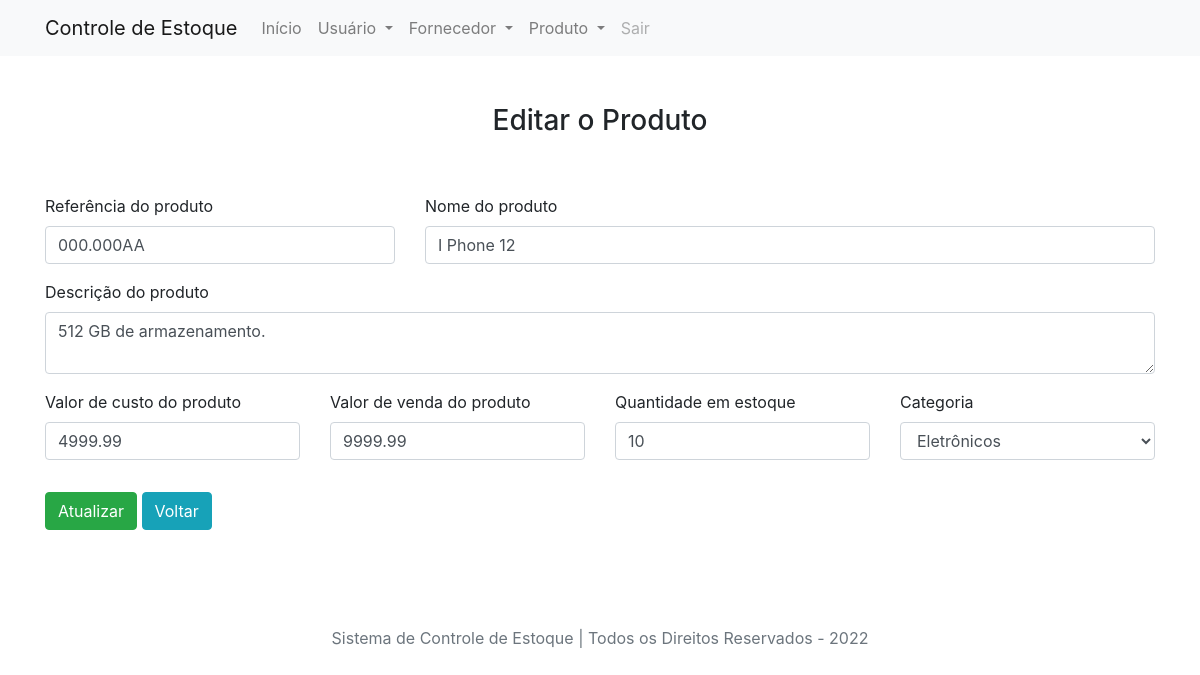
Screenshot of /product/edit/1 with the database file from the repository.
### tables this page shows
CREATE TABLE `product` (
  `id_product` int(11) NOT NULL,
  `ref_product` varchar(20) NOT NULL,
  `name_product` varchar(100) NOT NULL,
  `description_product` varchar(200) NOT NULL,
  `cost_price_product` float NOT NULL,
  `sale_price_product` float NOT NULL,
  `stock_product` int(11) NOT NULL,
  `category_product` varchar(20) NOT NULL
);

### App/Controllers/Controller.php (called while the page is built, shortened)
<?php
	abstract class Controller
	{
		private   $viewVar;
		public function render($view)
		{
			$viewVar = $this->getViewVar();
			require_once PATH . '/App/Views/layouts/header.php';
			require_once PATH . '/App/Views/layouts/menu.php';
        	require_once PATH . '/App/Views/' . $view . '.php';
        	require_once PATH . '/App/Views/layouts/footer.php';
		}
		public function getViewVar()
		{
			return $this->viewVar;
		}
		public function setViewParam($varName, $varValue)
		{
			if ($varName != "" && $varValue != "")
			{
				$this->viewVar[$varName] = $varValue;
			}
		}
	}

### App/Controllers/ProductController.php (called while the page is built, shortened)
<?php
	class ProductController extends Controller
	{
		public function edit($params)
		{
			$id_product = $params[0];
			$productDAO = new ProductDAO();
			$product = $productDAO->list($id_product);
			$this->render('/product/edit');
		}
	}

### index.php (called while the page is built, shortened)
<?php
	try
	{
    	$app = new App();
    	$app->run();
	} catch(\Exception $e) {
    	$oError = new Error($e);
    	$oError->render();
	}

### App/Models/DAO/BaseDAO.php (called while the page is built, shortened)
<?php
abstract class BaseDAO
{
    private $connection;
    public function __construct()
    {
        $this->connection = Connection::getConnection();
    }
    public function select($sql)
    {
        if(!empty($sql))
        {
            return $this->connection->query($sql);
        }
    }
}

### App/Libs/Connection.php (called while the page is built, shortened)
<?php
    class Connection
    {
        private static $connection;
        public static function getConnection()
        {
            $pdoConfig  = DB_DRIVER . ":". "host=" . DB_HOST . ";";
            $pdoConfig .= "dbname=".DB_NAME.";";
            try
            {
                if(!isset(self::$connection))
                {
                    self::$connection = new PDO($pdoConfig, DB_USER, DB_PASSWORD);
                    self::$connection->setAttribute(PDO::ATTR_ERRMODE, PDO::ERRMODE_EXCEPTION);
                }
                return self::$connection;
            } catch(PDOException $e){
                throw new Exception("Erro ao conectar com o banco de dados!", 500);
            }
        }
    }

### App/Models/DAO/ProductDAO.php (called while the page is built, shortened)
<?php
class ProductDAO extends BaseDAO
{
    public function list($id_product = null)
    {
        if($id_product)
        {
            $result = $this->select(
                "SELECT * FROM product WHERE id_product = $id_product"
            );
            return $result->fetchObject(Product::class);
        } else {
            $result = $this->select(
                "SELECT * FROM product"
            );
            return $result->fetchAll(\PDO::FETCH_CLASS, Product::class);
        }
        return false;
    }
}

### App/Models/Entities/Product.php (called while the page is built, shortened)
<?php
	class Product
	{
		private $ref_product;
		private $name_product;
		private $description_product;
		private $cost_price_product;
		private $sale_price_product;
		private $stock_product;
		private $category_product;
		public function getRefProduct()
		{
			return $this->ref_product;
		}
		public function getNameProduct()
		{
			return $this->name_product;
		}
		public function getDescriptionProduct()
		{
			return $this->description_product;
		}
		public function getCostPriceProduct()
		{
			return $this->cost_price_product;
		}
		public function getSalePriceProduct()
		{
			return $this->sale_price_product;
		}
		public function getStockProduct()
		{
			return $this->stock_product;
		}
		public function getCategoryProduct()
		{
			return $this->category_product;
		}
	}

### App/Views/product/edit.php (the view, shortened to what this page needs)
<div class="container mb-5">
    <div class="row">
        <div class="col-md-12 mt-5">
            <center>
                <h3>Editar o Produto</h3>
            </center>
        </div>
        <div class="col-md-12 mt-5">
            <div class="mb-5">
                <form action="http://<?php echo APP_HOST; ?>/product/toupdate" method="post">
                    <div class="row">
                        <div class="col-sm-12 col-md-6 col-lg-4 form-group">
                            <label> Referência do produto </label>
                            <input type="text" class="form-control" name="ref_product" value="<?php echo $viewVar['product']->getRefProduct(); ?>" required>
                        </div>
                        <div class="col-sm-12 col-md-6 col-lg-8 form-group">
                            <label> Nome do produto </label>
                            <input type="text" class="form-control" name="name_product" value="<?php echo $viewVar['product']->getNameProduct(); ?>" required>
                        </div>
                    </div>
                    <div class="form-group">
                        <label> Descrição do produto </label>
                        <textarea class="form-control" name="description_product" rows="2" required><?php echo $viewVar['product']->getDescriptionProduct(); ?></textarea>
                    </div>
                    <div class="row">
                        <div class="col-sm-12 col-md-3 col-lg-3 form-group">
                            <label> Valor de custo do produto </label>
                            <input type="text" class="form-control" name="cost_price_product" value="<?php echo $viewVar['product']->getCostPriceProduct(); ?>" required>
                        </div>
                        <div class="col-sm-12 col-md-3 col-lg-3 form-group">
                            <label> Valor de venda do produto </label>
                            <input type="text" class="form-control" name="sale_price_product" value="<?php echo $viewVar['product']->getSalePriceProduct(); ?>" required>
                        </div>
                        <div class="col-sm-12 col-md-3 col-lg-3 form-group">
                            <label> Quantidade em estoque </label>
                            <input type="text" class="form-control" name="stock_product" value="<?php echo $viewVar['product']->getStockProduct(); ?>" required>
                        </div>
                        <div class="col-sm-12 col-md-3 col-lg-3 form-group">
                            <label> Categoria </label>
                            <select class="form-control" name="category_product">
                                <option value="Eletrônicos" <?php echo $viewVar['product']->getCategoryProduct() == 'Eletrônicos' ? 'selected' : '';?> >Eletrônicos</option>
                            </select>
                        </div>
                    </div>
                    <div class="mt-3">
                        <button type="submit" class="btn btn-success">Atualizar</button>
                        <a href="http://<?php echo APP_HOST; ?>/product" class="btn btn-info">Voltar</a>
                    </div>
                </form>
            </div>
        </div>
    </div>
</div>

### rows the page displays
product: ref_product "000.000AA", name_product "I Phone 12", description_product "512 GB de armazenamento.", cost_price_product "4999.99", sale_price_product "9999.99", stock_product "10", category_product "Eletrônicos"
